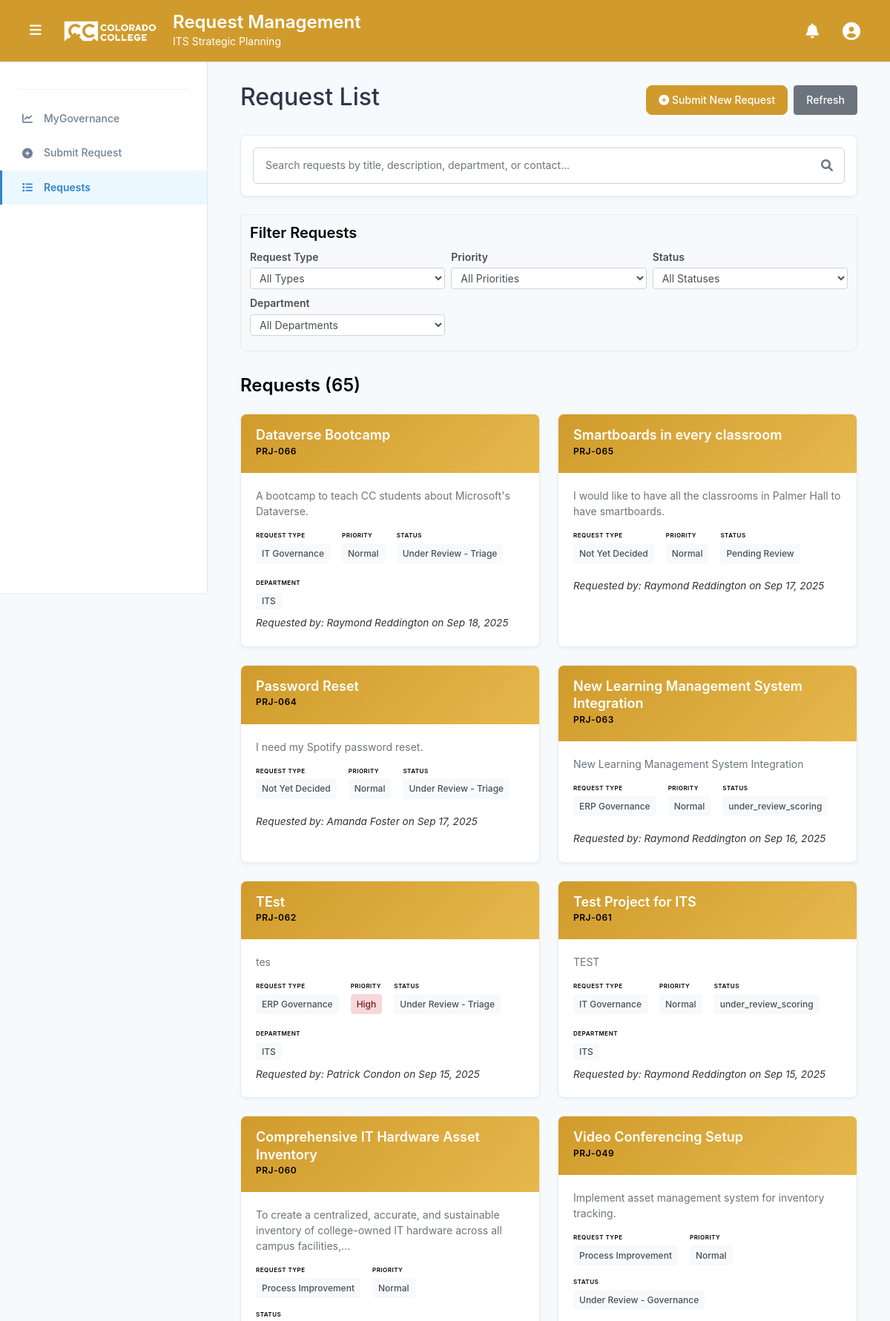
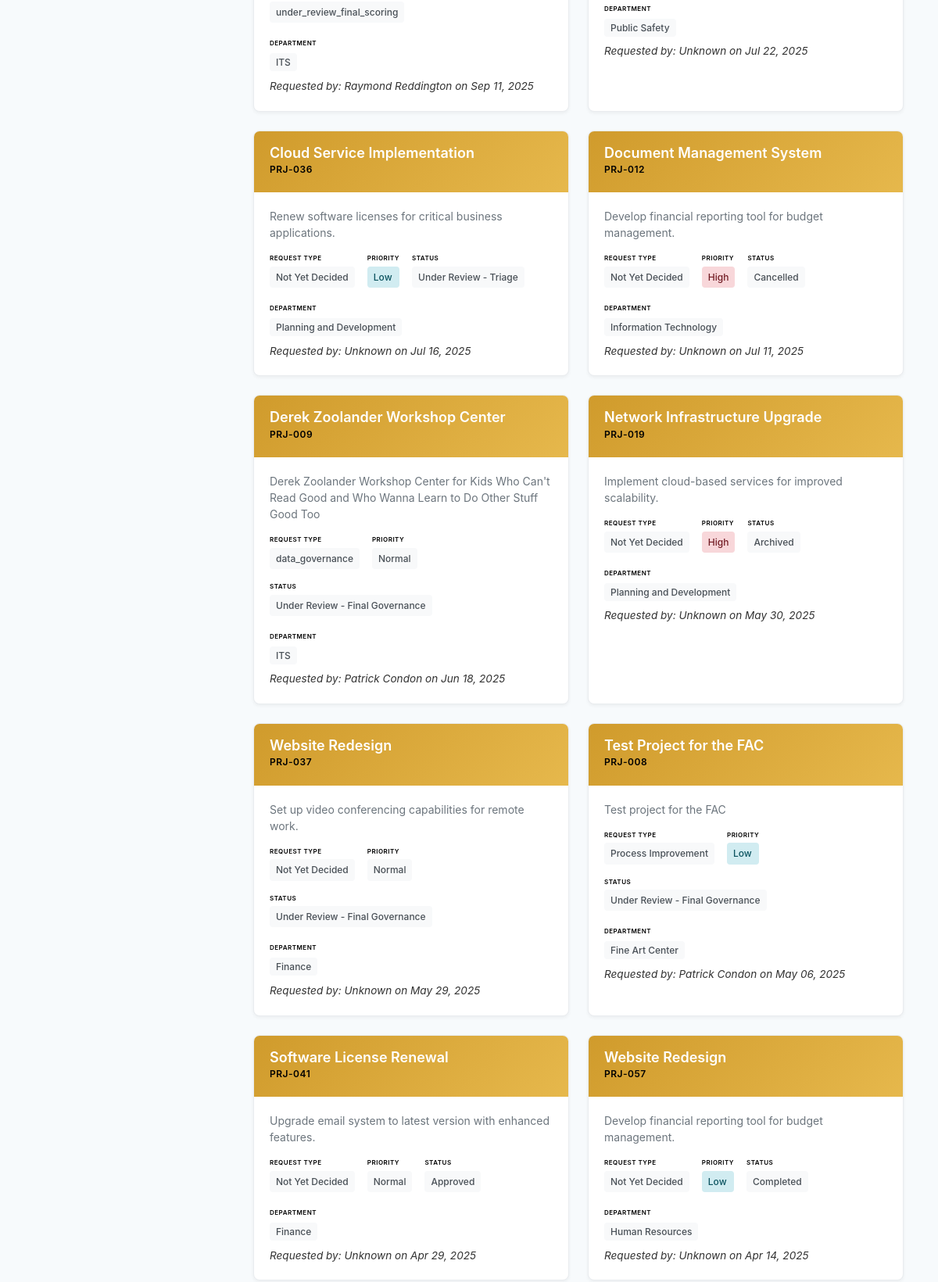
Screenshot of /requests/ (signed in, upper part) with the database file from the repository (2 pictures, top to bottom).
### projects/models.py (models this page shows, shortened)
class Project(models.Model):
    STATUS_CHOICES = [
        ('pending', 'Pending Review'),
        ('approved', 'Approved'),
        ('rejected', 'Rejected'),
        ('under_review_triage', 'Under Review - Triage'),
        ('under_review_governance', 'Under Review - Governance'),
        ('under_review_final_governance', 'Under Review - Final Governance'),
        ('completed', 'Completed'),
        ('archived', 'Archived'),
        ('on_hold', 'On Hold'),
        ('cancelled', 'Cancelled'),
    ]
    STAGE_CHOICES = [
        ('Pending_Review', 'Pending Review'),
        ('Under_Review_Triage', 'Under Review - Triage'),
        ('Under_Review_governance', 'Under Review - Governance'),
        ('Under_Review_Final_governance', 'Under Review - Final Governance'),
        ('Governance_Closure', 'Governance Closed'),
        ('Deleted', 'Deleted'),
    ]
    PRIORITY_CHOICES = [
        ('Low', 'Low'),
        ('Normal', 'Normal'),
        ('High', 'High'),
        ('Top', 'Top'),
    ]
    FINAL_PRIORITY_CHOICES = [
        (1, 'Low'),
        (2, 'Medium'),
        (3, 'High'),
    ]
    PROJECT_TYPE_CHOICES = [
        ('not_yet_decided', 'Not Yet Decided'),
        ('process_improvement', 'Process Improvement'),
        ('it_governance', 'IT Governance'),
        ('erp_governance', 'ERP Governance'),
        ('ai_governance', 'AI Governance'),
    ]
    title = models.CharField(max_length=200)
    description = models.TextField()
    project_type = models.CharField(
        max_length=20,
        choices=PROJECT_TYPE_CHOICES,
        default='not_yet_decided',
        verbose_name="Request Type",
        help_text="Type of request submission"
    )
    submitted_by = models.ForeignKey(User, on_delete=models.CASCADE, null=True, blank=True)
    submission_date = models.DateTimeField(default=timezone.now)
    status = models.CharField(max_length=30, choices=STATUS_CHOICES, default='pending')
    stage = models.CharField(max_length=30, choices=STAGE_CHOICES, default='Pending_Review', help_text="Current stage of the project")
    budget = models.DecimalField(max_digits=10, decimal_places=2, null=True, blank=True)
    start_date = models.DateField(null=True, blank=True)
    end_date = models.DateField(null=True, blank=True)
    department = models.CharField(max_length=100, null=True, blank=True)
    contact_person = models.CharField(max_length=100, null=True, blank=True)
    contact_email = models.EmailField(null=True, blank=True)
    contact_phone = models.CharField(max_length=20, null=True, blank=True)
    triage_notes = models.TextField(blank=True, null=True)
    priority = models.CharField(max_length=10, choices=PRIORITY_CHOICES, default='Normal')
    scoring_notes = models.TextField(blank=True, null=True, help_text="Notes related to project scoring or evaluation")
    final_priority = models.IntegerField(null=True, blank=True, help_text="Project ranking (lower number = higher priority)")
    final_score = models.FloatField(null=True, blank=True, help_text="Final score")
    strategic_alignment = models.IntegerField(null=True, blank=True, help_text="Strategic alignment score (1-5)")
    cost_benefit = models.IntegerField(null=True, blank=True, help_text="Cost benefit score (1-5)")
    user_impact = models.IntegerField(null=True, blank=True, help_text="User impact and adoption score (1-5)")
    ease_of_implementation = models.IntegerField(null=True, blank=True, help_text="Ease of implementation score (1-5)")
    vendor_reputation_support = models.IntegerField(null=True, blank=True, help_text="Vendor reputation and support score (1-5)")
    security_compliance = models.IntegerField(null=True, blank=True, help_text="Security and compliance score (1-5)")
    student_centered = models.IntegerField(null=True, blank=True, help_text="Student-centered score (1-5)")
    @property
    def formatted_id(self):
        return f"PRJ-{self.id:03d}"
    class Meta:
        ordering = ['-submission_date']
        db_table = 'project_requests'

### projects/views.py (the view, shortened to what this page needs)
# urls.py: path('requests/', views.project_list, name='project_list'),
@login_required
def project_list(request):
    search_query = request.GET.get('search', '')
    filter_type = request.GET.get('filter', 'all')
    type_filter = request.GET.get('type', '')
    priority_filter = request.GET.get('priority', '')
    status_filter = request.GET.get('status', '')
    department_filter = request.GET.get('department', '')
    projects = Project.objects.all().select_related('submitted_by').order_by('-submission_date')
    if filter_type == 'my_projects' and request.user.is_authenticated:
        projects = projects.filter(submitted_by=request.user)
    if type_filter:
        projects = projects.filter(project_type=type_filter)
    if priority_filter:
        projects = projects.filter(priority=priority_filter)
    if status_filter:
        projects = projects.filter(status=status_filter)
    if department_filter:
        projects = projects.filter(department=department_filter)
    filtered_projects = projects
    available_types = filtered_projects.values_list('project_type', flat=True).distinct()
    project_types = [(t[0], t[1]) for t in Project.PROJECT_TYPE_CHOICES if t[0] in available_types]
    available_priorities = filtered_projects.values_list('priority', flat=True).distinct()
    priorities = [p for p in ['Top', 'High', 'Normal', 'Low'] if p in available_priorities]
    available_statuses = filtered_projects.values_list('status', flat=True).distinct()
    status_choices = [(s[0], s[1]) for s in Project.STATUS_CHOICES if s[0] in available_statuses]
    departments = filtered_projects.exclude(department='').values_list('department', flat=True).distinct().order_by('department')
    context = {
        'projects': projects,
        'search_query': search_query,
        'filter_type': filter_type,
        'type_filter': type_filter,
        'priority_filter': priority_filter,
        'status_filter': status_filter,
        'department_filter': department_filter,
        'project_types': project_types,
        'priorities': priorities,
        'status_choices': status_choices,
        'departments': departments,
    }
    return render(request, 'projects/project_list.html', context)

### projects/templates/projects/project_list.html (shortened to what this page needs)
{% extends 'base_cc.html' %}
{% block content %}
<div class="container">
    <div class="d-flex justify-content-between align-items-center mb-4">
        <h2>Request List</h2>
        <div class="d-flex gap-2">
            <a href="{% url 'projects:project_intake_form' %}" class="btn" style="background-color: #D09B2C; border-color: #D09B2C; color: white;">
                <i class="fas fa-plus-circle"></i> Submit New Request
            </a>
            <button id="refreshButton" class="cc-btn-secondary" onclick="refreshProjects()">
                Refresh
            </button>
        </div>
    </div>
    <div class="cc-search-section mb-4">
        <form method="get" class="cc-search-form">
            <div class="cc-search-container">
                <input type="text"
                       name="search"
                       class="cc-search-input"
                       placeholder="Search requests by title, description, department, or contact..."
                       value="{{ search_query|default:'' }}">
                <button type="submit" class="cc-search-btn">
                    <i class="fas fa-search"></i>
                </button>
            </div>
        </form>
    </div>
    <div class="cc-filters-section">
        <div class="cc-filters-header">
            <h3>Filter Requests</h3>
        </div>
        <form method="get" class="cc-filters-form">
            <div class="cc-filters-grid">
                <div class="cc-filter-group">
                    <label class="cc-filter-label">Request Type</label>
                    <select name="type" class="cc-filter-select" onchange="this.form.submit()">
                        <option value="">All Types</option>
                    </select>
                </div>
                <div class="cc-filter-group">
                    <label class="cc-filter-label">Priority</label>
                    <select name="priority" class="cc-filter-select" onchange="this.form.submit()">
                        <option value="">All Priorities</option>
                    </select>
                </div>
                <div class="cc-filter-group">
                    <label class="cc-filter-label">Status</label>
                    <select name="status" class="cc-filter-select" onchange="this.form.submit()">
                        <option value="">All Statuses</option>
                    </select>
                </div>
                <div class="cc-filter-group">
                    <label class="cc-filter-label">Department</label>
                    <select name="department" class="cc-filter-select" onchange="this.form.submit()">
                        <option value="">All Departments</option>
                    </select>
                </div>
            </div>
        </form>
    </div>
    <div class="cc-projects-section">
        <div class="cc-projects-header">
            <h3>Requests ({{ projects|length }})</h3>
        </div>
        {% if projects %}
        <div class="cc-projects-grid">
            {% for project in projects %}
            <div class="cc-project-card" data-project-id="{{ project.id }}" data-project-title="{{ project.title|safe }}" data-project-description="{{ project.description|safe }}" data-project-type="{{ project.get_project_type_display|safe }}" data-project-priority="{{ project.priority|safe }}" data-project-status="{{ project.get_status_display|safe }}" data-project-stage="{{ project.get_stage_display|safe }}" data-project-department="{{ project.department|default:""|safe }}" data-project-notes="{{ project.notes|default:""|safe }}" data-project-contact-person="{% if project.contact_person %}{% if project.contact_person.first_name and project.contact_person.last_name %}{{ project.contact_person.get_full_name|safe }}{% else %}{{ project.contact_person|safe }}{% endif %}{% else %}Not specified{% endif %}" data-project-formatted-id="{{ project.formatted_id|safe }}" data-project-submitted-by="{% if project.submitted_by %}{% if project.submitted_by.first_name and project.submitted_by.last_name %}{{ project.submitted_by.get_full_name|safe }}{% else %}{{ project.submitted_by.username|safe }}{% endif %}{% else %}Unknown{% endif %}" data-project-submission-date="{{ project.submission_date|date:'F j, Y'|safe }}" data-project-triage-notes="{{ project.triage_notes|default:""|safe }}" data-project-triaged-by="{% if project.triaged_by %}{% if project.triaged_by.first_name and project.triaged_by.last_name %}{{ project.triaged_by.get_full_name|safe }}{% else %}{{ project.triaged_by.username|safe }}{% endif %}{% else %}Not specified{% endif %}" data-project-triage-date="{{ project.triage_date|date:'F j, Y'|default:'Not specified'|safe }}" style="cursor: pointer;">
                <div class="cc-project-header">
                    <div class="cc-project-title">{{ project.title }}</div>
                    <div class="cc-project-id">{{ project.formatted_id }}</div>
                </div>
                <div class="cc-project-body">
                    <div class="cc-project-description">
                        {{ project.description|truncatechars:120 }}
                    </div>
                    <div class="cc-project-meta">
                        <div class="cc-meta-section">
                            <div class="cc-meta-title">Request Type</div>
                            <span class="cc-meta-item">{{ project.get_project_type_display }}</span>
                        </div>
                        <div class="cc-meta-section">
                            <div class="cc-meta-title">Priority</div>
                            <span class="cc-meta-item cc-priority-{{ project.priority|lower }}">{{ project.priority }}</span>
                        </div>
                        <div class="cc-meta-section">
                            <div class="cc-meta-title">Status</div>
                            <span class="cc-meta-item">{{ project.get_status_display }}</span>
                        </div>
                    </div>
                    {% if project.department %}
                    <div class="cc-department-section">
                        <div class="cc-department-title">Department</div>
                        <span class="cc-meta-item">{{ project.department }}</span>
                    </div>
                    {% endif %}
                    <div class="cc-project-meta-requested" style="font-size:0.85em; color:#333; margin-top:8px; font-style:italic;">
                        Requested by:
                        {% if project.submitted_by %}
                            {{ project.submitted_by.get_full_name|default:project.submitted_by.username }}
                        {% else %}
                            Unknown
                        {% endif %}
                        on {{ project.submission_date|date:'M d, Y' }}
                    </div>
                </div>
            </div>
            {% endfor %}
        </div>
        {% else %}
        <div class="cc-empty-state">
            <h4>No requests found</h4>
            <p>Try adjusting your search criteria or filters.</p>
        </div>
        {% endif %}
    </div>
</div>
{% endblock %}

### rows the page displays
Project: title "Dataverse Bootcamp", formatted_id "PRJ-066", description "A bootcamp to teach CC students about Microsoft's Dataverse.", project_type "IT Governance", priority "Normal", status "Under Review - Triage", department "ITS", submitted_by.get_full_name "Raymond Reddington", submission_date "Sep 18, 2025"
Project: title "Smartboards in every classroom", formatted_id "PRJ-065", description "I would like to have all the classrooms in Palmer Hall to have smartboards.", project_type "Not Yet Decided", priority "Normal", status "Pending Review", submitted_by.get_full_name "Raymond Reddington", submission_date "Sep 17, 2025"
Project: title "Password Reset", formatted_id "PRJ-064", description "I need my Spotify password reset.", project_type "Not Yet Decided", priority "Normal", status "Under Review - Triage", submitted_by.get_full_name "Amanda Foster", submission_date "Sep 17, 2025"
Project: title "New Learning Management System Integration", formatted_id "PRJ-063", description "New Learning Management System Integration", project_type "ERP Governance", priority "Normal", status "under_review_scoring", submitted_by.get_full_name "Raymond Reddington", submission_date "Sep 16, 2025"
Project: title "TEst", formatted_id "PRJ-062", description "tes", project_type "ERP Governance", priority "High", status "Under Review - Triage", department "ITS", submitted_by.get_full_name "Patrick Condon", submission_date "Sep 15, 2025"
Project: title "Test Project for ITS", formatted_id "PRJ-061", description "TEST", project_type "IT Governance", priority "Normal", status "under_review_scoring", department "ITS", submitted_by.get_full_name "Raymond Reddington", submission_date "Sep 15, 2025"
Project: title "Comprehensive IT Hardware Asset Inventory", formatted_id "PRJ-060", description "To create a centralized, accurate, and sustainable inventory of college-owned IT hardware across all campus facilities,…", project_type "Process Improvement", priority "Normal", status "under_review_final_scoring", department "ITS", submitted_by.get_full_name "Raymond Reddington", submission_date "Sep 11, 2025"
Project: title "Video Conferencing Setup", formatted_id "PRJ-049", description "Implement asset management system for inventory tracking.", project_type "Process Improvement", priority "Normal", status "Under Review - Governance", department "Public Safety", shows "Unknown", submission_date "Jul 22, 2025"
Project: title "Cloud Service Implementation", formatted_id "PRJ-036", description "Renew software licenses for critical business applications.", project_type "Not Yet Decided", priority "Low", status "Under Review - Triage", department "Planning and Development", shows "Unknown", submission_date "Jul 16, 2025"
Project: title "Document Management System", formatted_id "PRJ-012", description "Develop financial reporting tool for budget management.", project_type "Not Yet Decided", priority "High", status "Cancelled", department "Information Technology", shows "Unknown", submission_date "Jul 11, 2025"
Project: title "Derek Zoolander Workshop Center", formatted_id "PRJ-009", description "Derek Zoolander Workshop Center for Kids Who Can't Read Good and Who Wanna Learn to Do Other Stuff Good Too", project_type "data_governance", priority "Normal", status "Under Review - Final Governance", department "ITS", submitted_by.get_full_name "Patrick Condon", submission_date "Jun 18, 2025"
Project: title "Network Infrastructure Upgrade", formatted_id "PRJ-019", description "Implement cloud-based services for improved scalability.", project_type "Not Yet Decided", priority "High", status "Archived", department "Planning and Development", shows "Unknown", submission_date "May 30, 2025"
Project: title "Website Redesign", formatted_id "PRJ-037", description "Set up video conferencing capabilities for remote work.", project_type "Not Yet Decided", priority "Normal", status "Under Review - Final Governance", department "Finance", shows "Unknown", submission_date "May 29, 2025"
Project: title "Test Project for the FAC", formatted_id "PRJ-008", description "Test project for the FAC", project_type "Process Improvement", priority "Low", status "Under Review - Final Governance", department "Fine Art Center", submitted_by.get_full_name "Patrick Condon", submission_date "May 06, 2025"
Project: title "Software License Renewal", formatted_id "PRJ-041", description "Upgrade email system to latest version with enhanced features.", project_type "Not Yet Decided", priority "Normal", status "Approved", department "Finance", shows "Unknown", submission_date "Apr 29, 2025"
Project: title "Website Redesign", formatted_id "PRJ-057", description "Develop financial reporting tool for budget management.", project_type "Not Yet Decided", priority "Low", status "Completed", department "Human Resources", shows "Unknown", submission_date "Apr 14, 2025"

### other values shown
{{ projects|length }} "65"
